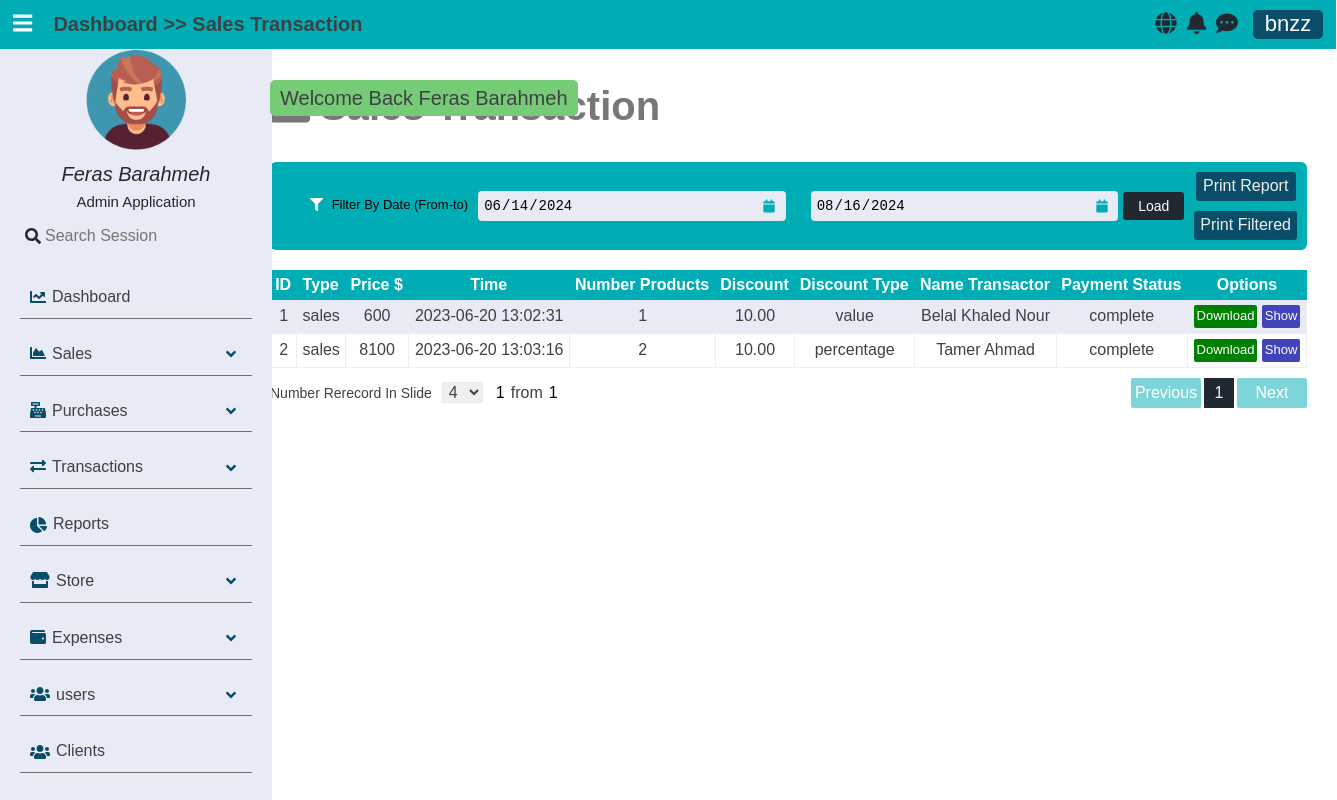
Page /transactions/sales (signed in) on the committed database.
### tables this page shows
CREATE TABLE `sales_invoices` (
  `InvoiceId` int(10) UNSIGNED NOT NULL,
  `ClientId` int(10) UNSIGNED NOT NULL,
  `PaymentType` tinyint(1) NOT NULL,
  `PaymentStatus` tinyint(1) NOT NULL,
  `Created` datetime NOT NULL,
  `Discount` decimal(8,2) DEFAULT NULL,
  `UserId` int(10) UNSIGNED NOT NULL,
  `DiscountType` enum('percentage','value') DEFAULT NULL,
  `NumberProducts` int(6) NOT NULL,
  `TypeInvoice` enum('purchases','sales') DEFAULT 'sales'
);

CREATE TABLE `sales_invoices_receipts` (
  `ReceiptId` int(10) UNSIGNED NOT NULL,
  `InvoiceId` int(10) UNSIGNED NOT NULL,
  `PaymentType` tinyint(1) NOT NULL,
  `PaymentAmount` decimal(8,2) NOT NULL,
  `PaymentLiteral` varchar(60) NOT NULL,
  `BankName` varchar(30) DEFAULT NULL,
  `BankAccountNumber` varchar(30) DEFAULT NULL,
  `CheckNumber` varchar(15) DEFAULT NULL,
  `TransferredTo` varchar(30) DEFAULT NULL,
  `created` date NOT NULL,
  `UserId` int(10) UNSIGNED NOT NULL
);

CREATE TABLE `clients` (
  `ClientId` int(10) UNSIGNED NOT NULL,
  `Name` varchar(30) NOT NULL,
  `PhoneNumber` varchar(15) NOT NULL,
  `Email` varchar(40) NOT NULL,
  `Address` varchar(50) NOT NULL
);

### app/controllers/AbstractController.php (called while the page is built, shortened)
<?php
abstract class AbstractController
{
    protected $_controller;
    protected $_action;
    public $_info = [];
    protected Template $_template;
    protected Registration $_registry;
    private function mergeInfo(): void
    {
        $dictionaryLanguage = $this->language->getDictionary();
        if (isset($dictionaryLanguage) && !empty($dictionaryLanguage))
            $this->_info = array_merge($this->_info, $dictionaryLanguage);
    }
    protected function _renderView(): void
    {
        $view = VIEWS_PATH .$this->_controller . DS . $this->_action . ".view.php";
        $this->_template->setRegistry($this->_registry);
        $this->_template->setActionViewFile($view);
        $this->_template->setData($this->_info);
        $this->_template->renderFiles();
    }
    public function setTemplate($tem): void
    {
        $this->_template = $tem;
    }
    public function setRegistry($registry): void
    {
        $this->_registry = $registry;
    }
    public function setController(mixed $controller): void
    {
        $this->_controller = $controller;
    }
    public function setAction(mixed $action): void
    {
        $this->_action = $action;
    }
}

### app/controllers/TransactionsController.php (called while the page is built, shortened)
<?php
class TransactionsController extends AbstractController
{
    public function salesAction()
    {
        $transactionsSales = new TransactionsSalesModel();
        $this->_info["transactionsSales"] = $transactionsSales->getInfoSalesInvoice();
        $this->_renderView();
    }
}

### app/LIB/frontcontroller.php (called while the page is built, shortened)
<?php
class FrontController
{
    private $_controller = "index";
    private $_action = "default";
    private $_params = [];
    private $_template;
    private Registration $_registry;
    public function __construct(Template $tem, Registration $registry, Authentication $authenticated)
    {
        $this->_template = $tem;
        $this->_registry = $registry;
    }
    public function dispatch(): void
    {
        $actionName          = $this->_action . "Action";
        $controller = new $controllerClassName();
        $controller->setController($this->_controller);
        $controller->setAction($this->_action);
        $controller->setParams($this->_params);
        $controller->setTemplate($this->_template);
        $controller->setRegistry($this->_registry);
        $controller->$actionName();
    }
    public function setController(mixed $controller): void
    {
        if (isset($controller) && $controller) {
            $this->_controller = $controller;
        }
    }
    public function setAction(mixed $action): void
    {
        if (isset($action) && $action) {
            $this->_action = $action;
        }
    }
}

### public/index.php (called while the page is built, shortened)
<?php
require_once APP_PATH . DS . "LIB" . DS . "autoload.php";
$session = new SessionManager;
$session->start();
$templateParts = require_once ".." . DS . "app" . DS . "config" . DS . "templateconfig.php";
$template       = new Template($templateParts);
$languages      = new Language();
$message        = Messenger::getInstance($session);
$authenticated  = Authentication::getInstance($session);
$registry       = Registration::getInstance();
$registry->session  = $session;
$registry->language = $languages;
$registry->message  = $message;
$frontController = new FrontController($template, $registry, $authenticated);
$frontController->dispatch();

### app/LIB/autoload.php (called while the page is built, shortened)
<?php
class  AutoLoad {
    public static function autoLoad($className)
    {
        $className = str_replace("APP", '', $className);
        $className = strtolower($className) . ".php" ;
    }
}

### app/LIB/database/databasehandler.php (called while the page is built, shortened)
<?php
abstract class DatabaseHandler
{
    public static function factory():  PDODatabaseHandler | MySQLiDatabaseHandler
    {
        $driver = DATABASE_CONN_DRIVER;
        if ($driver == self::DATABASE_DRIVER_POD) {
            return PDODatabaseHandler::getInstance();
        } elseif ($driver == self::DATABASE_DRIVER_MYSQLI) {
            return MySQLiDatabaseHandler::getInstance();
        }
        return PDODatabaseHandler::getInstance();
    }
}

### app/LIB/database/pdodatabasehandler.php (called while the page is built, shortened)
<?php
class PDODatabaseHandler extends DatabaseHandler
{
    private static $_instance;
    private static $_handler;
    public function __call($name, $arguments)
    {
        return call_user_func_array(array(&self::$_handler, $name), $arguments);
    }
    protected static function init()
    {
        try {
            self::$_handler = new \PDO(
                'mysql:hostname=' . DATABASE_HOST_NAME . ';dbname=' . DATABASE_DB_NAME,
                DATABASE_USER_NAME, DATABASE_PASSWORD, array(
                    \PDO::ATTR_ERRMODE => \PDO::ERRMODE_WARNING,
                    \PDO::MYSQL_ATTR_INIT_COMMAND => 'SET NAMES utf8'
                )
            );
        } catch (\PDOException $e) {
        }
    }
    public static function getInstance(): PDODatabaseHandler
    {
        if(self::$_instance === null) {
            self::$_instance = new self();
        }
        return self::$_instance;
    }
}

### app/models/abstractmodel.php (called while the page is built, shortened)
<?php
class AbstractModel
{
    public function get($query, $options=[]): false|\ArrayIterator
    {
        $stmt = DatabaseHandler::factory()->prepare($query);
        $stmt->execute();
        if(method_exists(get_called_class(), '__construct')) {
            $results = $stmt->fetchAll(\PDO::FETCH_CLASS | \PDO::FETCH_PROPS_LATE, get_called_class(), array_keys(static::$tableSchema));
        } else {
            $results = $stmt->fetchAll(\PDO::FETCH_CLASS, get_called_class());
        }
        if ((is_array($results) && !empty($results))) {
            return new \ArrayIterator($results);
        }
        return false;
    }
}

### app/models/TransactionsSalesModel.php (called while the page is built, shortened)
<?php
class TransactionsSalesModel extends AbstractModel
{
    public function getInfoSalesInvoice(NULL | array $filters = null): false|\ArrayIterator
    {
        $sql = "
            SELECT
                I.*, R.*, C.*
            FROM
                sales_invoices AS I
            INNER JOIN
                    sales_invoices_receipts AS R
            ON
                R.InvoiceId = I.InvoiceId
            JOIN
                    clients as C
            ON
                I.ClientId = C.ClientId
        ";
        return $this->get($sql);
    }
}

### app/views/transactions/sales.view.php (the view, shortened to what this page needs)
<h1 class="title-header"><i class="fa fa-briefcase"></i><?= $title_header ?></h1>
<section class="transactions-container">
    <section class="options">
        <div class="filters">
            <div class="filter" filter-between-vals>
                <label for="date-filter"><i class="fa fa-filter"></i> <?= $text_filter_by_date ?></label>
                <div class="from-to">
                    <div class="date-input">
                        <input type="date" id="from" class="custom-date-input" input-from value="2024-06-14">
                        <i class="fa fa-calendar"></i>
                    </div>
                    <div class="date-input">
                        <input type="date" id="to" class="custom-date-input" input-to value="2024-08-16">
                        <i class="fa fa-calendar"></i>
                    </div>
                </div>
                <button class="load stander-btn" apply-btn><?= $text_load ?></button>
            </div>
        </div>
        <div class="print-buttons">
            <button><?= $text_print_report ?></button>
            <button><?= $text_print_filtered ?></button>
        </div>
    </section>
    <section class="transactions">
        <div class="container-table responsive-table mt-20" id="transactions">
            <table class="pagination-table" id="transactions-table">
                <thead>
                    <tr>
                        <th><?= $text_id ?></th>
                        <th><?= $text_type ?></th>
                        <th><?= $text_price ?></th>
                        <th><?= $text_time ?></th>
                        <th><?= $text_num_product ?></th>
                        <th><?= $text_discount ?></th>
                        <th><?= $text_discount_type ?></th>
                        <th><?= $text_name_transactor ?></th>
                        <th><?= $text_payment_status ?></th>
                        <th><?= $text_options ?></th>
                    </tr>
                </thead>
                <tbody>
                    <?php
                        if ($transactionsSales) {
                            foreach ($transactionsSales as $transactionsSale) {
                                ?>
                                    <tr class="">
                                        <td><?= $transactionsSale->InvoiceId ?></td>
                                        <td><?= $transactionsSale->TypeInvoice ?></td>
                                        <td><?= (float)$transactionsSale->PaymentAmount + (float) $transactionsSale->PaymentLiteral ?></td>
                                        <td><?= $transactionsSale->Created ?></td>
                                        <td><?= $transactionsSale->NumberProducts ?></td>
                                        <td><?= $transactionsSale->Discount ?></td>
                                        <td><?= $transactionsSale->DiscountType  == null ? $text_no_disc : $transactionsSale->DiscountType ?></td>
                                        <td><?= $transactionsSale->Name ?></td>
                                        <td><?= $paymentsStatus[$transactionsSale->PaymentStatus] ?></td>
                                        <td>
                                            <div class="icons">
                                                <button class="dir-r top-5 download-btn">
                                                    <a href="/transactions/pdf/<?= $transactionsSale->InvoiceId ?>/<?= $transactionsSale->TypeInvoice ?>/D"><?= $text_download ?></a>
                                                </button>
                                                <button class="dir-r top-5 show-btn">
                                                    <a href="/transactions/pdf/<?= $transactionsSale->InvoiceId ?>/<?= $transactionsSale->TypeInvoice ?>/S"><?= $text_show ?></a>
                                                </button>
                                            </div>
                                        </td>
                                    </tr>
                                <?php
                            }
                        }
                    ?>
                </tbody>
            </table>
    </section>
</section>

### app/LIB/template/Template.php (shortened to what this page needs)
<?php
class Template
{
    private $_templateParts;
    private $_actionView;
    public function __construct(array $templateParts)
    {
        $this->_templateParts = $templateParts;
    }
    public function setActionViewFile($file): void
    {
        $this->_actionView = $file;
    }
    private function setTemplateHeaderStart(): void
    {
        require_once TEMPLATE_PATH . "templateheaderstart.php";
    }
    private function setTemplateHeaderEnd(): void
    {
        require_once TEMPLATE_PATH . "templateheaderend.php";
    }
    private function ifKeyTemplatePartExist($nameKey): bool
    {
        return array_key_exists($nameKey, $this->_templateParts);
    }
    private function requireFiles($parts): void
    {
        foreach ($parts as $partKey => $partValue) {
            if ($partKey === NAME_VIEW_TEMPLATE_KEY) {
                require_once $this->_actionView;
            }
            else  {
                require_once $partValue;
            }
        }
    }
    private function renderTemplateFiles(): void
    {
        if ($this->ifKeyTemplatePartExist(NAME_TEMPLATE_BLOCK_KEY)) {
            $parts = $this->_templateParts[NAME_TEMPLATE_BLOCK_KEY];
            if(! empty($parts)) {
                $this->requireFiles($parts);
            }
        } else {
            trigger_error("Name Template Key Not Found", E_USER_WARNING);
        }
    }
    private function generateLinksTags($resources, &$links, $type="css"): void
    {
        if (!empty($resources)) {
            foreach ($resources as $resourceKey => $resourceValue) {
                if ($type === "css")
                    $links .=  '<link rel="stylesheet" href="' . $resourceValue .'">';
                else
                    $links .= '<script src="' . $resourceValue. '" ></script>';
            }
        }
    }
    private function renderHeaderResources(): void
    {
        if ($this->ifKeyTemplatePartExist(NAME_TEMPLATE_HEADER_RESOURCES)) {
            $resources = $this->_templateParts[NAME_TEMPLATE_HEADER_RESOURCES];
            $links = '';
            if(! empty($resources)) {
                $css = $resources["css"];
                $this->generateLinksTags($css, $links, "css");
                $js = $resources["js"];
                $this->generateLinksTags($js, $links, "js");
            }
            echo $links;
        }
        else {
            trigger_error("Name Template Key Not Found ( " . NAME_TEMPLATE_HEADER_RESOURCES . ')', E_USER_WARNING);
        }
    }
    private function setTemplateFooter(): void
    {
        require_once TEMPLATE_PATH . "tempaltefooter.php";
    }
    public function renderFiles(): void
    {
        $this->renderHeaderResources();
        $this->renderTemplateFiles();
    }
}

### rows in the picture
sales_invoices: sales_invoices_receipts.InvoiceId "1", TypeInvoice "sales", sales_invoices_receipts.PaymentAmount+PaymentLiteral "600", Created "2023-06-20 13:02:31", NumberProducts "1", Discount "10.00", DiscountType "value", ClientId.Name "Belal Khaled Nour", PaymentStatus "complete"
sales_invoices: sales_invoices_receipts.InvoiceId "2", TypeInvoice "sales", sales_invoices_receipts.PaymentAmount+PaymentLiteral "8100", Created "2023-06-20 13:03:16", NumberProducts "2", Discount "10.00", DiscountType "percentage", ClientId.Name "Tamer Ahmad", PaymentStatus "complete"

### other values in the picture
$message[0] "Welcome Back Feras Barahmeh"
